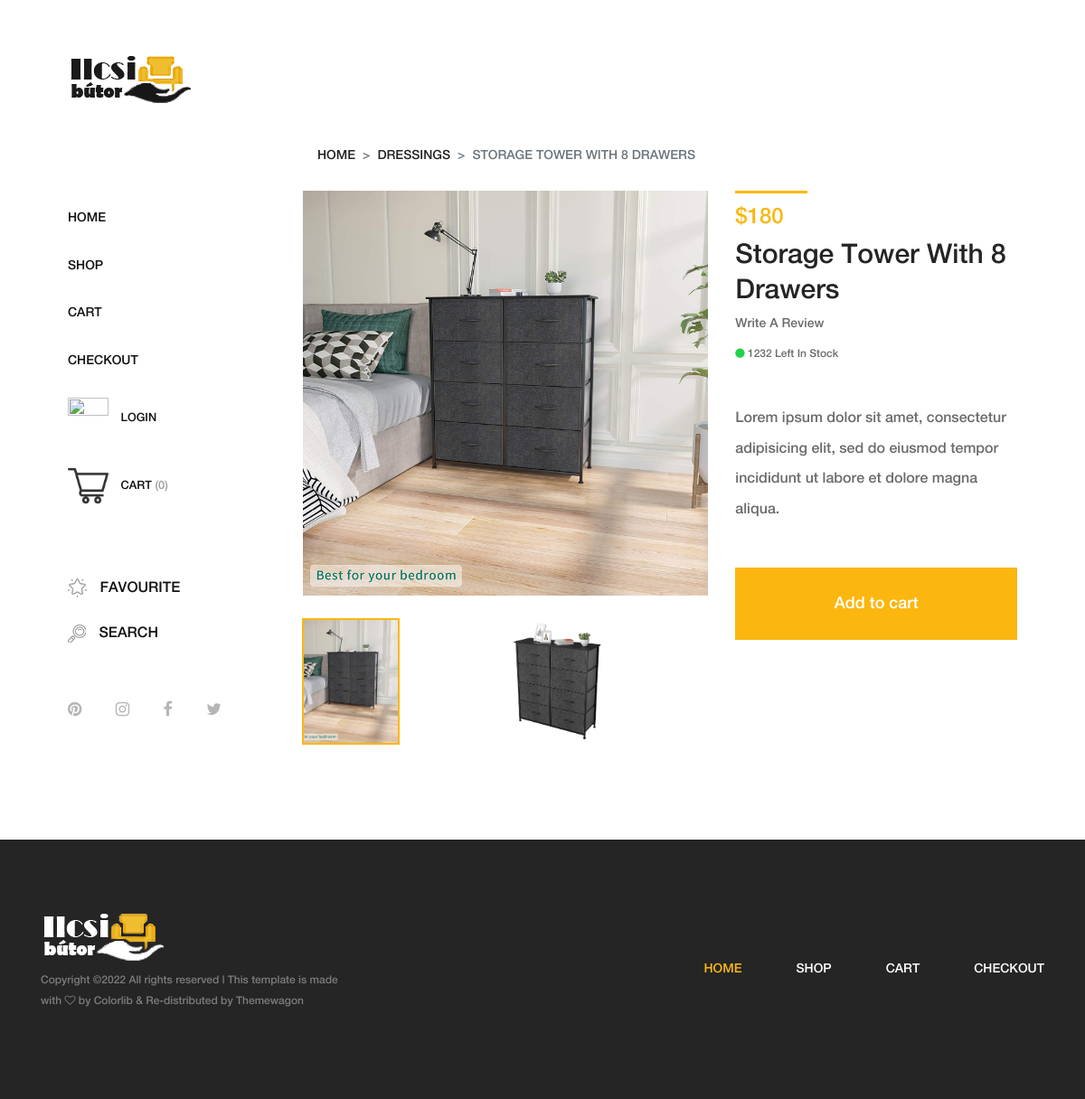
The app's page /product-details/Storage Tower With 8 Drawers with its own data.
### main.py (models this page shows)
class Products(db.Model):
    __tablename__ = "products"
    id = db.Column(db.Integer, primary_key=True)
    product_name = db.Column(db.String(250), unique=True, nullable=False)
    product_price = db.Column(db.String, nullable=False)
    category = db.Column(db.String(250), nullable=False)
    description = db.Column(db.String(250), nullable=False)
    quantity = db.Column(db.Integer, nullable=False)
    img_url1 = db.Column(db.String(250), nullable=False)
    img_url2 = db.Column(db.String(250), nullable=False)
    img_url3 = db.Column(db.String(250), nullable=False)
    img_url4 = db.Column(db.String(250), nullable=False)
    price_id = db.Column(db.String(250), nullable=False)

### main.py (the view)
@app.route("/product-details/<string:id>", methods=["POST", "GET"])
def product_details(id):
    products_in_cart = cart_summary()
    this_product = Products.query.filter_by(product_name=id).first()
    return render_template("product-details.html", product=this_product, current_user=current_user,
                           products_in_cart=products_in_cart)

### main.py (called while the page is built)
def cart_summary():
    user_id = 1
    try:
        user_id = current_user.id
    except AttributeError:
        pass
    cart_product = Cart.query.filter_by(owner_id=user_id)
    quantity = 0
    for i in cart_product:
        quantity += i.quantity
    return quantity

### templates/product-details.html (shortened to what this page needs)
{% include "header.html" %}
        <div class="single-product-area section-padding-100 clearfix">
            <div class="container-fluid">
                <div class="row">
                    <div class="col-12">
                        <nav aria-label="breadcrumb">
                            <ol class="breadcrumb mt-50">
                                <li class="breadcrumb-item"><a href="{{ url_for('home') }}">Home</a></li>
                                <li class="breadcrumb-item"><a href="{{ url_for('category', id=product.category) }}">{{product.category}}</a></li>
                                <li class="breadcrumb-item active" aria-current="page">{{product.product_name}}</li>
                            </ol>
                        </nav>
                    </div>
                </div>
                <div class="row">
                    <div class="col-12 col-lg-7">
                        <div class="single_product_thumb">
                            <div id="product_details_slider" class="carousel slide" data-ride="carousel">
                                <ol class="carousel-indicators">
                                    <li class="active" data-target="#product_details_slider" data-slide-to="0" style="background-image: url({{ url_for('static', filename=product.img_url1) }});">
                                    </li>
                                    <li data-target="#product_details_slider" data-slide-to="1" style="background-image: url({{ url_for('static', filename=product.img_url2) }});">
                                    </li>
                                    <li data-target="#product_details_slider" data-slide-to="2" style="background-image: url({{ url_for('static', filename=product.img_url3) }});">
                                    </li>
                                    <li data-target="#product_details_slider" data-slide-to="3" style="background-image: url({{ url_for('static', filename=product.img_url4) }});">
                                    </li>
                                </ol>
                                <div class="carousel-inner">
                                    <div class="carousel-item active">
                                        <a class="gallery_img" href="{{ url_for('static', filename=product.img_url1) }}">
                                            <img class="d-block w-100" src="{{ url_for('static', filename=product.img_url1) }}" alt="First slide">
                                        </a>
                                    </div>
                                </div>
                            </div>
                        </div>
                    </div>
                    <div class="col-12 col-lg-5">
                        <div class="single_product_desc">
                            <div class="product-meta-data">
                                <div class="line"></div>
                                <p class="product-price">$180</p>
                                <a href="{{url_for('product_details', id=product.id)}}">
                                    <h6>{{product.product_name}}</h6>
                                </a>
                                <div class="ratings-review mb-15 d-flex align-items-center justify-content-between">
                                    <div class="review">
                                        <a href="#">Write A Review</a>
                                    </div>
                                </div>
                                {% if product.quantity > 0 %}
                                <p class="avaibility"><i class="fa fa-circle"></i> {{product.quantity}} Left In Stock</p>
                                {% else %}
                                <p class="avaibility"><i class="fa fa-circle" style="color: #890F0D"></i> Out Of Stock</p>
                                {% endif %}
                            </div>
                            <div class="short_overview my-5">
                                <p>{{product.description}}</p>
                            </div>
                            <form class="cart clearfix" method="post">
                                {% if product.quantity > 0: %}
                                <a class="btn amado-btn w-100" href="{{ url_for('add_to_cart', id=product.id)}}">Add to cart</a>
                                {% else %}
                                <button disabled class="out_of_stock">Out Of Stock</button>
                                {% endif %}
                            </form>
                        </div>
                    </div>
                </div>
            </div>
        </div>
    </div>
    {% include "footer.html" %}

### static/css/core-style.css (style rules this page uses)
* { margin: 0; padding: 0; }
body { font-family: "helveticaneuemedium"; font-size: 16px; }
h1, h2, h3, h4, h5, h6 { color: #242424; line-height: 1.3; font-weight: 400; }
p { color: #6d6d6d; font-size: 16px; line-height: 1.9; font-weight: 400; }
a { -webkit-transition: all 500ms ease 0s; transition: all 500ms ease 0s; text-decoration: none; outline: 0 solid transparent; color: #131212; font-weight: 400; font-size: 12px; }
ul, ol { margin: 0; }
ul li, ol li { list-style: none; }
img { height: auto; max-width: 100%; }
.mt-50 { margin-top: 50px !important; }
.mb-15 { margin-bottom: 15px !important; }
.section-padding-100 { padding-top: 100px; padding-bottom: 100px; }
.amado-btn { display: inline-block; min-width: 160px; height: 55px; color: #ffffff; border: none; border-radius: 0; padding: 0 7px; font-size: 18px; line-height: 56px; background-color: #fbb710; font-weight: 400; }
.main-content-wrapper .single-product-area { position: relative; z-index: 1; -webkit-box-flex: 0; -ms-flex: 0 0 calc(95% - 320px); flex: 0 0 calc(95% - 320px); width: calc(95% - 320px); max-width: calc(95% - 320px); }
.main-content-wrapper .single-product-area .breadcrumb { background-color: transparent; }
.main-content-wrapper .single-product-area .breadcrumb .breadcrumb-item { font-size: 14px; text-transform: uppercase; }
.main-content-wrapper .single-product-area .breadcrumb .breadcrumb-item a { color: #242424; font-size: 14px; text-transform: uppercase; }
.main-content-wrapper .single-product-area .breadcrumb .breadcrumb-item + .breadcrumb-item::before { content: ">"; }
.main-content-wrapper .single-product-area .single_product_thumb { position: relative; z-index: 1; margin-bottom: 170px; }
.main-content-wrapper .single-product-area .single_product_thumb .carousel-indicators { margin: 0 7.5px; bottom: -165px; }
.main-content-wrapper .single-product-area .single_product_thumb .carousel-indicators li { -webkit-box-flex: 0; -ms-flex: 0 0 25%; flex: 0 0 25%; width: 25%; min-width: 25%; height: 140px; background-position: center center; background-size: cover; border: 2px solid transparent; cursor: pointer; }
.main-content-wrapper .single-product-area .single_product_thumb .carousel-indicators li.active { border: 2px solid #fbb710; }
.main-content-wrapper .single-product-area .single_product_thumb .carousel-item a { cursor: zoom-in; }
.main-content-wrapper .single-product-area .single_product_desc { position: relative; z-index: 1; }
.main-content-wrapper .single-product-area .single_product_desc .product-meta-data .line { width: 80px; height: 3px; background-color: #fbb710; margin-bottom: 15px; display: block; }
.main-content-wrapper .single-product-area .single_product_desc .product-meta-data .product-price { font-size: 24px; font-weight: 400; color: #fbb710; line-height: 1; margin-bottom: 10px; }
.main-content-wrapper .single-product-area .single_product_desc .product-meta-data a { display: block; }
.main-content-wrapper .single-product-area .single_product_desc .product-meta-data a h6 { font-size: 30px; margin-bottom: 5px; }
.main-content-wrapper .single-product-area .single_product_desc .product-meta-data .ratings-review .review a { display: inline-block; color: #6b6b6b; font-size: 14px; }
.main-content-wrapper .single-product-area .single_product_desc .product-meta-data .avaibility { margin-bottom: 0; font-size: 12px; color: #6b6b6b; line-height: 1; }
.main-content-wrapper .single-product-area .single_product_desc .product-meta-data .avaibility i { color: #20d34a; font-size: 12px; }
.main-content-wrapper .single-product-area .single_product_desc .short_overview p { line-height: 2.1; color: #6b6b6b; }
.main-content-wrapper .single-product-area .single_product_desc .cart .amado-btn { width: 310px; height: 80px; line-height: 80px; }

### records on screen
Products: category "DRESSINGS", product_name "STORAGE TOWER WITH 8 DRAWERS", img_url1 (picture), img_url3 (picture), product_name "Storage Tower With 8 Drawers", quantity "1232", description "Lorem ipsum dolor sit amet, consectetur adipisicing elit, sed do eiusmod tempor incididunt ut labore et dolore magna aliqua."
